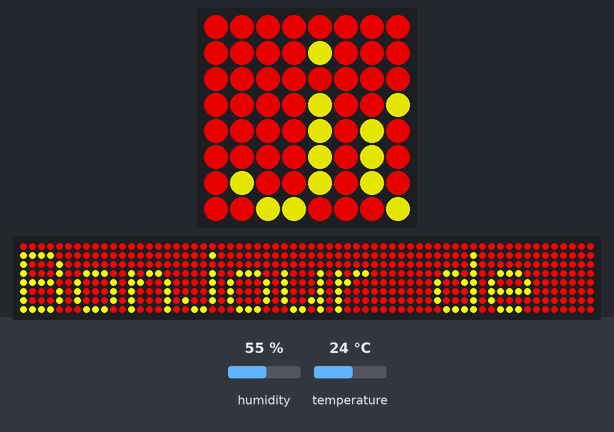
Bench run of a program on a simulated Raspberry Pi (BCM pin numbers) with a Sense HAT. Parts: the Sense HAT's 8×8 RGB LED matrix, a strip that is not on the board, showing the scrolling text unrolled. The test bench sets the inputs (shaded band); at power-on: temperature 24 °C, humidity 55 %. Dim RGB values are drawn brighter than linear; the 64×8 strip is a reading aid, not a part: it shows the text the matrix is scrolling, unrolled, one strip-width of it at a time.

Above: at 1.29 s.
1.3 s: temperature set to 12 °C
At 21.9 s:
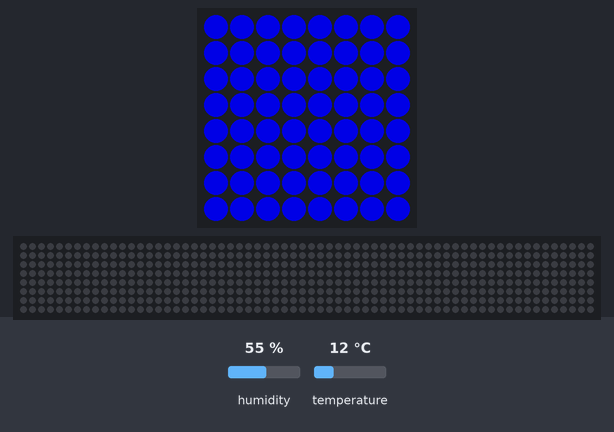
At 22.35 s:
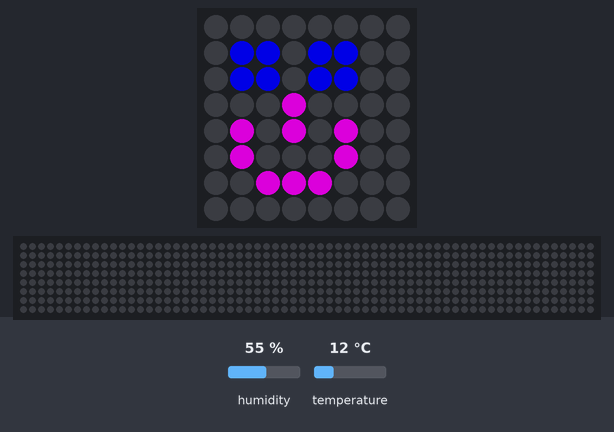

Measured:
- what the display in image 1 shows lasts 1.0 s, from 21.1 s to 22.1 s

The program:

senseHat_humidity.py
```python
from sense_emu import SenseHat
import time

sense = SenseHat()
sense.low_light = True
#sense.set_rotation(270.0)

# red
r = (255, 0, 0)

# pink
p = (204, 0, 204)

# orange
o = (255, 128, 0)

# yellow
y = (255, 255, 0)

# green
g = (0, 255, 0)

# aqua
a = (0, 255, 255)

# blue
b = (0, 0, 255)

# purple
pr = (128, 0, 255)

# white
w = (255, 255, 255)

# empty (no color)
e = (0, 0, 0)

red_heart = [
e, e, e, e, e, e, e, e,
e, r, r, e, r, r, e, e,
r, r, r, r, r, r, r, e,
r, r, r, r, r, r, r, e,
r, r, r, r, r, r, r, e,
e, r, r, r, r, r, e, e,
e, e, r, r, r, e, e, e,
e, e, e, r, e, e, e, e
]

pink_heart = [
e, e, e, e, e, e, e, e,
e, p, p, e, p, p, e, e,
p, p, p, p, p, p, p, e,
p, p, p, p, p, p, p, e,
p, p, p, p, p, p, p, e,
e, p, p, p, p, p, e, e,
e, e, p, p, p, e, e, e,
e, e, e, p, e, e, e, e
]

orange_heart = [
e, e, e, e, e, e, e, e,
e, o, o, e, o, o, e, e,
o, o, o, o, o, o, o, e,
o, o, o, o, o, o, o, e,
o, o, o, o, o, o, o, e,
e, o, o, o, o, o, e, e,
e, e, o, o, o, e, e, e,
e, e, e, o, e, e, e, e
]

heart_colors = [red_heart, pink_heart, orange_heart]
def rainbow_hearts():
  for color in heart_colors:

    sense.set_pixels(color)
    time.sleep(0.5)

    # Clear the LED display
    sense.clear()

sense.clear()
sense.show_message("Bonjour de Alice et Charles!", text_colour=y, back_colour=r, scroll_speed=0.05)

temperature = round(sense.get_temperature(), 1)
message = "Temperature is " + str(temperature) + " C and "
sense.show_message(message, text_colour=o, back_colour=b, scroll_speed=0.05)

humidity = round(sense.get_humidity(), 1)
message = "humidity is " + str(humidity) + "%"
sense.show_message(message, text_colour=y, back_colour=b, scroll_speed=0.05)

time.sleep(1)

smiley = [
e, e, e, e, e, e, e, e,
e, b, b, e, b, b, e, e,
e, b, b, e, b, b, e, e,
e, e, e, p, e, e, e, e,
e, p, e, p, e, p, e, e,
e, p, e, e, e, p, e, e,
e, e, p, p, p, e, e, e,
e, e, e, e, e, e, e, e
]

sense.set_pixels(smiley)
time.sleep(1)

rainbow_hearts()
time.sleep(1)
```
